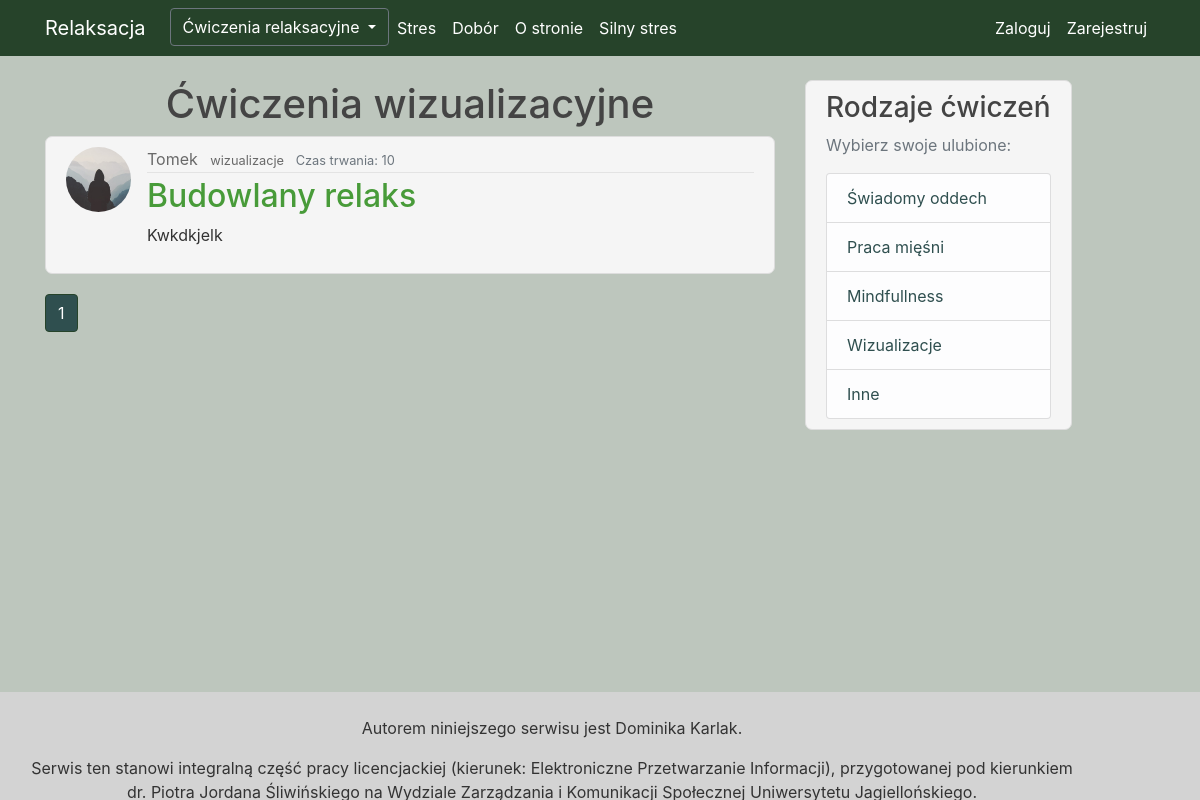
The app's page /wizualizacje with its own data.
### Relaks/models.py (models this page shows, shortened)
class Post(db.Model):
    id = db.Column(db.Integer, primary_key=True, autoincrement=True)
    name = db.Column(db.String(100), nullable=True)
    category = db.Column(db.String(100), nullable=True)
    time = db.Column(db.Integer, nullable=True)
    content = db.Column(db.Text, nullable=True)
    user_id = db.Column(db.Integer, db.ForeignKey('user.id'), nullable=False)
    fav = db.relationship('Favourite', backref='fav', lazy=True)
    comments = db.relationship("Comment", backref='article', lazy=True)

class User(db.Model, UserMixin):
    id = db.Column(db.Integer, primary_key=True)
    username = db.Column(db.String(20), unique=True, nullable=False)
    email = db.Column(db.String(120), unique=True, nullable=False)
    image_file = db.Column(db.String(20), nullable=False, default='default.jpg')
    password = db.Column(db.String(60), nullable=False)
    is_admin = db.Column(db.Boolean, nullable=False)
    posts = db.relationship('Post', backref='author', lazy=True)
    fav = db.relationship('Favourite', backref='author', lazy=True)
    comments = db.relationship('Comment', backref='author', lazy=True)

### Relaks/routes.py (the view)
@app.route("/wizualizacje", methods=['GET', 'POST'])
def wizualizacje():
    page = request.args.get('page', 1, type=int)
    post = Post.query.filter(
        Post.category == 'wizualizacje').paginate(page=page, per_page=3)
    return render_template('wizualizacje.html', title='Wizualizacje', post=post)

### Relaks/templates/wizualizacje.html (shortened to what this page needs)
{% extends "layout.html" %}
{% block content %}
    <h1 style="text-align: center" > Ćwiczenia wizualizacyjne </h1>
     {% for post in post.items %}
          <article class="media content-section">
          <img class="rounded-circle article-img" src="{{ url_for('static', filename='photo/' + post.author.image_file) }}">
          <div class="media-body">
            <div class="article-metadata">
               <a class="mr-2" href="{{ url_for('user_posts', username=post.author.username) }}">{{ post.author.username }}</a>
              <small class="article-category">
          <a
            class="mr-2"
            href="{{ url_for('wizualizacje', category=post.category) }}"
            >{{ post.category }}</a>
                </small>
                <small class="text-muted">Czas trwania: {{ post.time }}</small>
            </div>
            <h2> <a class="article-title" href="{{ url_for('post', post_id=post.id) }}">{{ post.name}}</a> </h2>
            <p class="article-content">{{ post.content }}</p>
          </div>
        </article>
    {% endfor %}
      {% for page_num in post.iter_pages(left_edge=1, right_edge=1, left_current=1, right_current=2) %}
        {% if page_num %}
            {% if post.page == page_num %}
                <a class="btn btn-info mb-4" style="background-color: darkslategrey; border-color: #26432a" href="{{ url_for('wizualizacje', page=page_num)  }}"> {{ page_num }}</a>
             {% else %}
                <a class="btn btn-outline-info mb-4" style="background-color: darkslategrey; border-color: #26432a; " href="{{ url_for('wizualizacje', page=page_num)  }}"> {{ page_num }}</a>
             {% endif %}
        {% endif %}
    {% endfor %}
{% endblock content %}

### Relaks/static/main.css (style rules this page uses)
body { background-color: #bdc6bd; color: #333333; margin-top: 5rem; }
h1, h2, h3, h4, h5, h6 { color: #444444; }
.content-section { background-color: whitesmoke; padding: 10px 20px; border: 1px solid #dddddd; border-radius: 7px; margin-bottom: 20px; }
.article-title { color: #489b39; }
.article-content { white-space: pre-line; background-color: whitesmoke; }
.article-img { height: 65px; width: 65px; margin-right: 16px; }
.article-metadata { padding-bottom: 1px; margin-bottom: 4px; border-bottom: 1px solid #e3e3e3; color: #444444; }
.btn { background-color: #26432a; }
.mr-2 { color: dimgrey; }

### records on screen
Post: image_file (placeholder picture), author.username "Tomek", category "wizualizacje", time "10", name "Budowlany relaks", content "Kwkdkjelk"

### other values on screen
{{ page_num }} "1"
